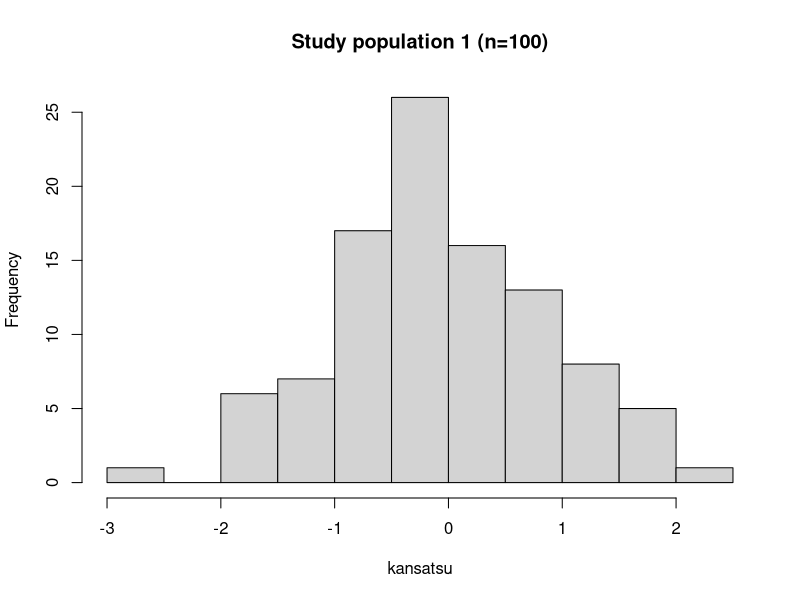
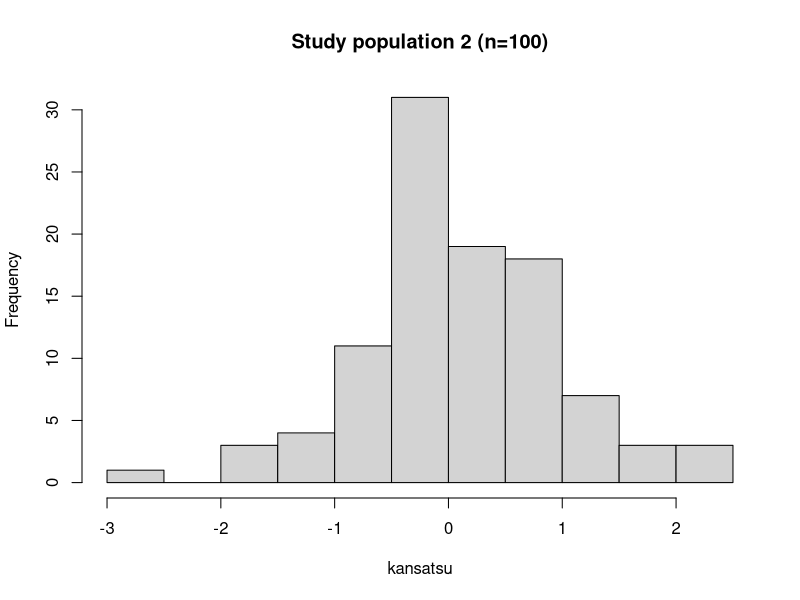
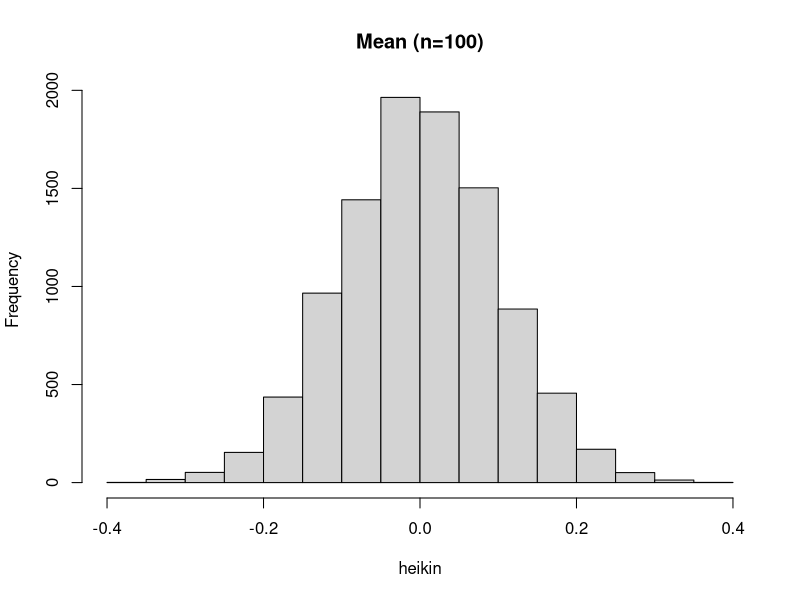
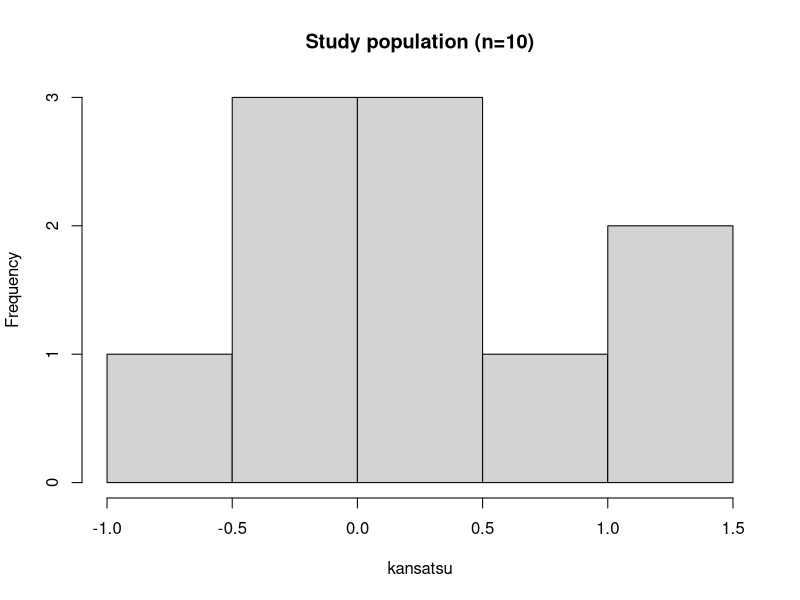
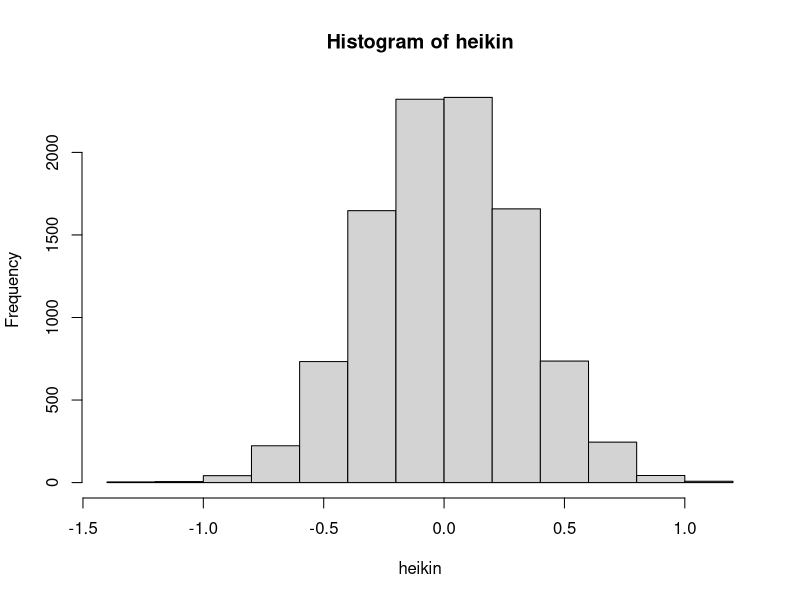
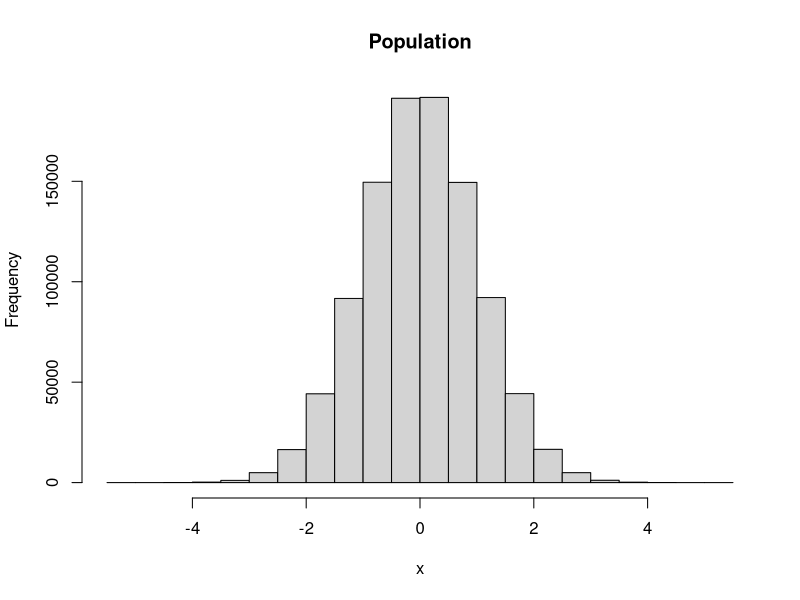

The R script that drew these images, in order:
## ---- chunk 1
nn=1000000
x <- rnorm(n=nn)
## ---- chunk 2
n=100
sentaku <- sample(nn,n)
kansatsu <- x[sentaku]
## ---- chunk 3
hist(kansatsu, main="Study population 1 (n=100)")
## ---- chunk 4
mean(kansatsu)
## ---- chunk 5
ci <- t.test(kansatsu)$conf.int
ci
## ---- chunk 6
sentaku <- sample(nn,n)
kansatsu <- x[sentaku]
hist(kansatsu, main="Study population 2 (n=100)")
## ---- chunk 7
mean(kansatsu)
## ---- chunk 8
ci <- t.test(kansatsu)$conf.int
ci
## ---- chunk 9
nnn <- 10000
heikin <- numeric(nnn)
for(i in 1:nnn)
{
sentaku <- sample(nn,n)
heikin[i]=mean(x[sentaku])
}
hist(heikin, main="Mean (n=100)")
## ---- chunk 10
n=10
sentaku <- sample(nn,n)
kansatsu <- x[sentaku]
hist(kansatsu, main="Study population (n=10)")
## ---- chunk 11
mean(kansatsu)
## ---- chunk 12
ci <- t.test(kansatsu)$conf.int
ci
## ---- chunk 13
n <- 10
nnn <- 10000
heikin <- numeric(nnn)
for(i in 1:nnn)
{
sentaku <- sample(nn,n)
heikin[i]=mean(x[sentaku])
}
hist(heikin)
## ---- chunk 14
hist(x, main="Population")
## ---- chunk 15
mean(x)
